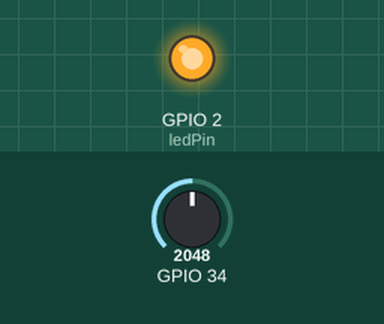
Bench run of a sketch on a simulated ESP32. Parts: output pins drawn as LEDs (lit = HIGH). The test bench sets the inputs (shaded band); at power-on: GPIO 34 = 2048. A WiFi scan finds three made-up networks; what the sketch prints to the serial monitor is not drawn.

Above: at 2.7 s.
Timing chart, 0 to 7.7 s (numbered marks = the images above):
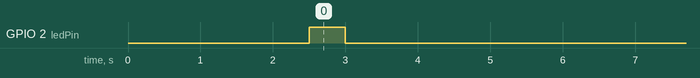

Measured:
- by itself, GPIO 2 (ledPin): goes HIGH 0.50 s, LOW 6.7 s, 30 × (HIGH 0.50 s, LOW 3.5 s), then HIGH

The sketch:

testeesp32.ino
```cpp
#include <WiFi.h>

const int ledPin = 2;
bool wifiDone = false;

void setup() {
  Serial.begin(115200);
  delay(2000);

  Serial.println("\n==== TESTE ESTAVEL ESP32 ====\n");

  pinMode(ledPin, OUTPUT);

  Serial.print("CPU: ");
  Serial.print(getCpuFrequencyMhz());
  Serial.println(" MHz");

  Serial.print("Heap: ");
  Serial.println(ESP.getFreeHeap());

  // WiFi init
  WiFi.mode(WIFI_STA);
  WiFi.disconnect(true);
  delay(500);

  Serial.println("WiFi OK\n");
}

void loop() {

  // LED
  digitalWrite(ledPin, HIGH);
  Serial.println("LED ON");
  delay(500);

  digitalWrite(ledPin, LOW);
  Serial.println("LED OFF");
  delay(500);

  // Sensores
  Serial.print("Temp: ");
  Serial.println(temperatureRead());

  Serial.print("Hall: ");
  Serial.println(hallRead());

  Serial.print("ADC: ");
  Serial.println(analogRead(34));

  Serial.print("Heap: ");
  Serial.println(ESP.getFreeHeap());

  // WiFi scan UMA VEZ
  if (!wifiDone) {
    wifiDone = true;

    Serial.println("\nScan WiFi...");
    delay(1000); // importante

    int n = WiFi.scanNetworks();

    Serial.print("Redes: ");
    Serial.println(n);

    for (int i = 0; i < n; i++) {
      Serial.print(WiFi.SSID(i));
      Serial.print(" (");
      Serial.print(WiFi.RSSI(i));
      Serial.println(")");
      delay(50); // evita travamento
    }

    Serial.println("\nWiFi OK\n");
  }

  Serial.println("------\n");

  delay(3000); // ESSENCIAL pro watchdog
}
```
